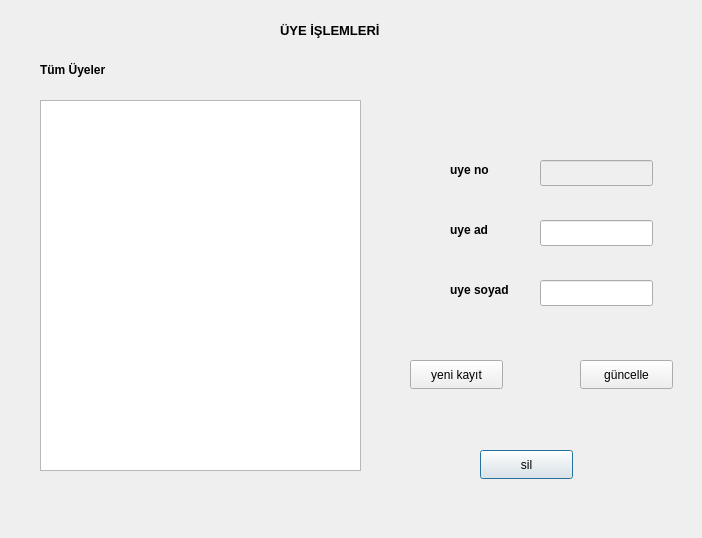
<?xml version="1.0" encoding="UTF-8"?>
<ui version="4.0">
 <class>uyeler</class>
 <widget class="QDialog" name="uyeler">
  <property name="geometry">
   <rect>
    <x>0</x>
    <y>0</y>
    <width>702</width>
    <height>538</height>
   </rect>
  </property>
  <property name="windowTitle">
   <string>Dialog</string>
  </property>
  <widget class="QLabel" name="label_2">
   <property name="geometry">
    <rect>
     <x>450</x>
     <y>220</y>
     <width>63</width>
     <height>20</height>
    </rect>
   </property>
   <property name="font">
    <font>
     <bold>true</bold>
    </font>
   </property>
   <property name="text">
    <string>uye ad</string>
   </property>
  </widget>
  <widget class="QLineEdit" name="line_uye_no">
   <property name="enabled">
    <bool>false</bool>
   </property>
   <property name="geometry">
    <rect>
     <x>540</x>
     <y>160</y>
     <width>113</width>
     <height>26</height>
    </rect>
   </property>
  </widget>
  <widget class="QLineEdit" name="line_uye_ad">
   <property name="geometry">
    <rect>
     <x>540</x>
     <y>220</y>
     <width>113</width>
     <height>26</height>
    </rect>
   </property>
  </widget>
  <widget class="QLabel" name="label_3">
   <property name="geometry">
    <rect>
     <x>450</x>
     <y>280</y>
     <width>81</width>
     <height>20</height>
    </rect>
   </property>
   <property name="font">
    <font>
     <bold>true</bold>
    </font>
   </property>
   <property name="text">
    <string>uye soyad</string>
   </property>
  </widget>
  <widget class="QLineEdit" name="line_uye_soyad">
   <property name="geometry">
    <rect>
     <x>540</x>
     <y>280</y>
     <width>113</width>
     <height>26</height>
    </rect>
   </property>
  </widget>
  <widget class="QPushButton" name="btn_sil">
   <property name="geometry">
    <rect>
     <x>480</x>
     <y>450</y>
     <width>93</width>
     <height>29</height>
    </rect>
   </property>
   <property name="text">
    <string>sil</string>
   </property>
  </widget>
  <widget class="QLabel" name="label_5">
   <property name="geometry">
    <rect>
     <x>40</x>
     <y>60</y>
     <width>91</width>
     <height>20</height>
    </rect>
   </property>
   <property name="font">
    <font>
     <bold>true</bold>
    </font>
   </property>
   <property name="text">
    <string>Tüm Üyeler</string>
   </property>
  </widget>
  <widget class="QTableView" name="tableView_uyeler">
   <property name="geometry">
    <rect>
     <x>40</x>
     <y>100</y>
     <width>321</width>
     <height>371</height>
    </rect>
   </property>
  </widget>
  <widget class="QLabel" name="label_4">
   <property name="geometry">
    <rect>
     <x>280</x>
     <y>20</y>
     <width>131</width>
     <height>20</height>
    </rect>
   </property>
   <property name="font">
    <font>
     <pointsize>10</pointsize>
     <bold>true</bold>
    </font>
   </property>
   <property name="text">
    <string>ÜYE İŞLEMLERİ</string>
   </property>
  </widget>
  <widget class="QPushButton" name="btn_yeni_kayit">
   <property name="geometry">
    <rect>
     <x>410</x>
     <y>360</y>
     <width>93</width>
     <height>29</height>
    </rect>
   </property>
   <property name="text">
    <string>yeni kayıt</string>
   </property>
  </widget>
  <widget class="QPushButton" name="btn_guncelle">
   <property name="geometry">
    <rect>
     <x>580</x>
     <y>360</y>
     <width>93</width>
     <height>29</height>
    </rect>
   </property>
   <property name="text">
    <string>güncelle</string>
   </property>
  </widget>
  <widget class="QLabel" name="label">
   <property name="geometry">
    <rect>
     <x>450</x>
     <y>160</y>
     <width>63</width>
     <height>20</height>
    </rect>
   </property>
   <property name="font">
    <font>
     <bold>true</bold>
    </font>
   </property>
   <property name="text">
    <string>uye no</string>
   </property>
  </widget>
 </widget>
 <resources/>
 <connections/>
</ui>
